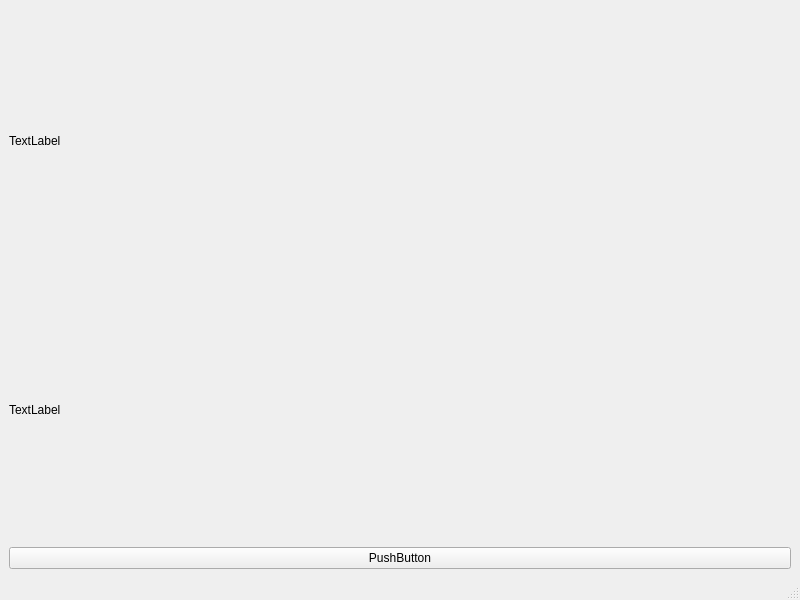
<?xml version="1.0" encoding="UTF-8"?>
<ui version="4.0">
 <class>MainWindow</class>
 <widget class="QMainWindow" name="MainWindow">
  <property name="geometry">
   <rect>
    <x>0</x>
    <y>0</y>
    <width>800</width>
    <height>600</height>
   </rect>
  </property>
  <property name="windowTitle">
   <string>MainWindow</string>
  </property>
  <widget class="QWidget" name="centralwidget">
   <layout class="QVBoxLayout" name="verticalLayout">
    <item>
     <widget class="QLabel" name="label_2">
      <property name="text">
       <string>TextLabel</string>
      </property>
     </widget>
    </item>
    <item>
     <widget class="QLabel" name="label">
      <property name="text">
       <string>TextLabel</string>
      </property>
     </widget>
    </item>
    <item>
     <widget class="QPushButton" name="pushButton">
      <property name="text">
       <string>PushButton</string>
      </property>
     </widget>
    </item>
   </layout>
  </widget>
  <widget class="QMenuBar" name="menubar">
   <property name="geometry">
    <rect>
     <x>0</x>
     <y>0</y>
     <width>800</width>
     <height>21</height>
    </rect>
   </property>
  </widget>
  <widget class="QStatusBar" name="statusbar"/>
 </widget>
 <resources/>
 <connections/>
</ui>
